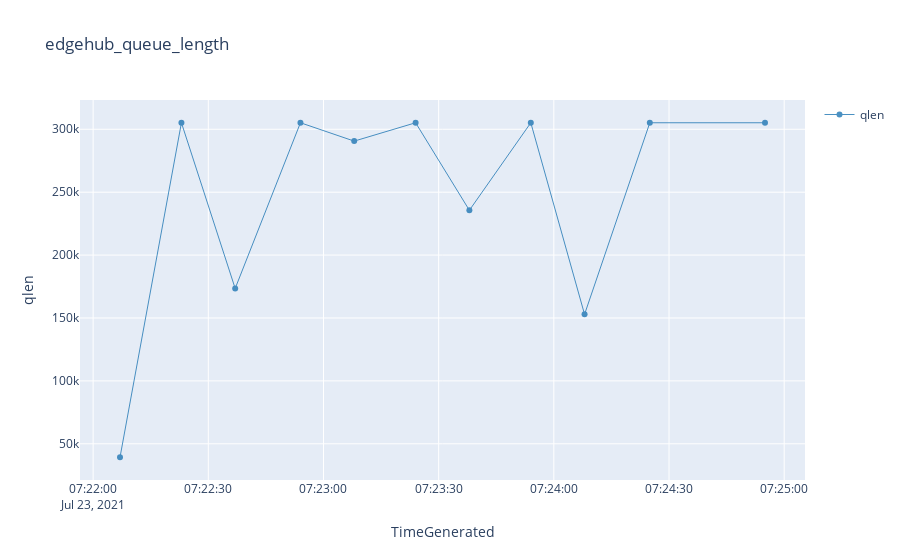

Notebook cell for this chart:
### Code cell
%%kql 
    InsightsMetrics 
    | where Origin == "iot.azm.ms" and Namespace == "metricsmodule" 
    | where Name == "edgehub_queue_length" 
    | extend dimensions=parse_json(Tags) 
    | extend device = tostring(dimensions.edge_device) 
    | extend ep = tostring(dimensions.endpoint) 
    | where  ep == "iothub"
    | extend qlen = toint(Val)
    | where qlen > 0 and qlen != 2490317 
    | where TimeGenerated > datetime("2021-07-23T07:22:00Z") and TimeGenerated < datetime("2021-07-23T07:25:00Z") 
    | project TimeGenerated, qlen
    | render timechart title='edgehub_queue_length'

### Figure 1 — Plotly figure (JSON) as saved in the notebook; plotly's stock layout.template omitted (floating-point values rounded to 4 significant figures)
{"data": [{"line": {"color": "rgb(31, 118, 179)", "width": 1}, "name": "qlen", "opacity": 0.8, "type": "scatter", "x": ["2021-07-23T07:22:07+00:00", "2021-07-23T07:22:23+00:00", "2021-07-23T07:22:37+00:00", "2021-07-23T07:22:54+00:00", "2021-07-23T07:23:08+00:00", "2021-07-23T07:23:24+00:00", "2021-07-23T07:23:38+00:00", "2021-07-23T07:23:54+00:00", "2021-07-23T07:24:08+00:00", "2021-07-23T07:24:25+00:00", "2021-07-23T07:24:55+00:00"], "y": [39313, 305193, 173496, 305193, 290595, 305193, 235608, 305193, 152908, 305193, 305193]}], "layout": {"showlegend": true, "title": {"text": "edgehub_queue_length"}, "xaxis": {"autorange": true, "title": {"text": "TimeGenerated"}, "type": "date"}, "yaxis": {"ticksuffix": "", "title": {"text": "qlen"}, "type": "linear"}}}
